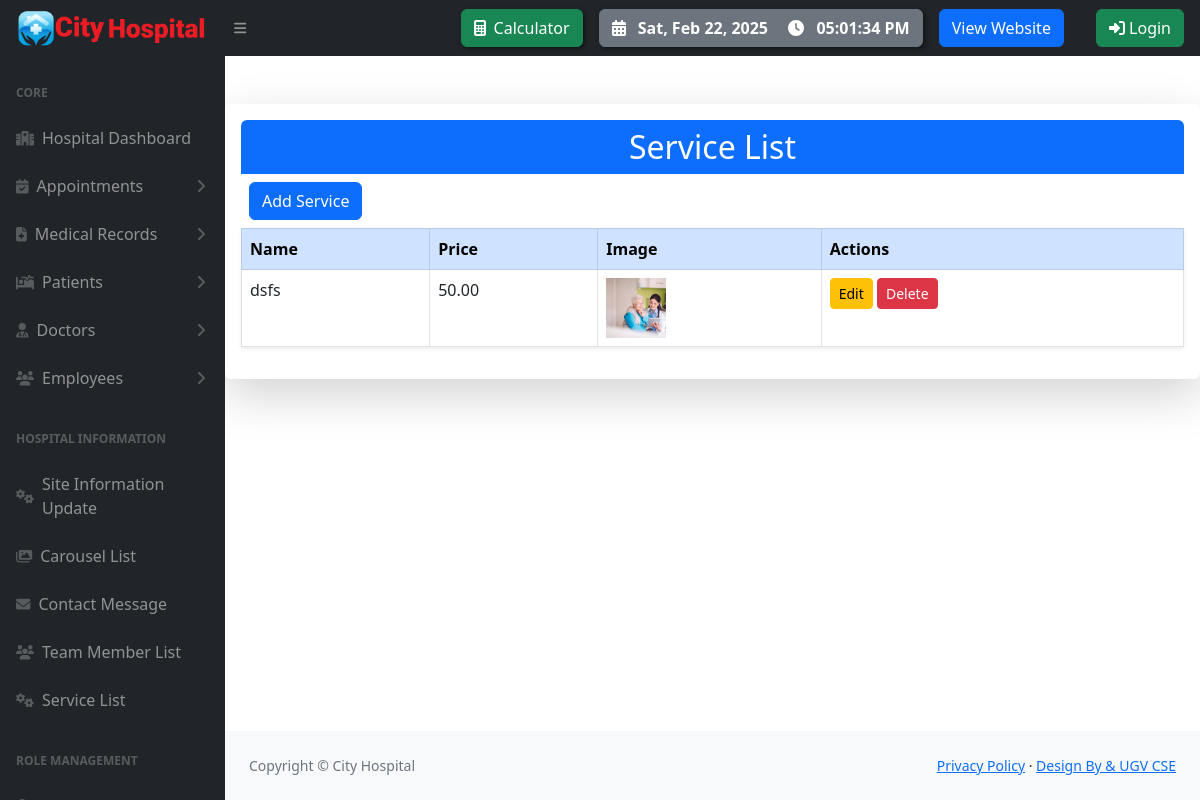
Page /services/ on the committed database.
### pms/models.py (models this page shows, shortened)
class SiteInfo(models.Model):
    site_name = models.CharField(max_length=20)
    color_logo = models.ImageField(upload_to='logo/')
    white_logo = models.ImageField(upload_to='logo/')
    email = models.EmailField()
    phone = models.CharField(max_length=14)
    address = models.CharField(max_length=100)
    opening_hours = models.CharField(max_length=255, default='Saturday - Thursday: 6.00 am - 10.00 pm, Friday Closed')
    site_facebook = models.URLField(max_length=100)
    site_x = models.URLField(max_length=100)
    site_instagram = models.URLField(max_length=100)
    site_pinterest = models.URLField(max_length=100)

class Service(models.Model):
    name = models.CharField(max_length=200)
    price = models.DecimalField(max_digits=10, decimal_places=2)
    image = models.ImageField(upload_to='services/')

### pms/views.py (the view)
# urls.py: path('services/', service_list, name='service_list'),  # List services
def service_list(request):
    services = Service.objects.all()
    if request.method == 'POST' and 'delete_service' in request.POST:
        service_id = request.POST.get('delete_service')
        service = get_object_or_404(Service, pk=service_id)
        service.delete()
        messages.success(request, 'Service deleted successfully!')
        return redirect('service_list')
    return render(request, 'service_list.html', {'services': services})

### pms/context_processors.py (called while the page is built)
def site_information(request):
    site_info = SiteInfo.objects.first()
    return {
        'site_info': site_info
    }

### templates/service_list.html (shortened to what this page needs)
{% extends 'hospital/hospital_base.html' %}
{% block content %}
    <div class="container mt-5 shadow-lg p-3 mb-5 bg-white rounded">
        <div class="text-center bg-primary text-white py-2 rounded-top">
            <h2 class="mb-0">Service List</h2>
        </div>
        <a href="{% url 'add_service' %}" class="btn btn-primary m-2">Add Service</a>
        <form method="POST">
            <table class="table table-bordered shadow-sm table-hover">
                <thead class="table-primary">
                    <tr>
                        <th>Name</th>
                        <th>Price</th>
                        <th>Image</th>
                        <th>Actions</th>
                    </tr>
                </thead>
                <tbody>
                    {% for service in services %}
                        <tr class="table-row">
                            <td>{{ service.name }}</td>
                            <td>{{ service.price }}</td>
                            <td>
                                <img src="{{ service.image.url }}" alt="{{ service.name }}" style="width: 60px; height: 60px; object-fit: cover;">
                            </td>
                            <td>
                                <a href="{% url 'edit_service' service.pk %}" class="btn btn-warning btn-sm">Edit</a>
                                <button type="submit" name="delete_service" value="{{ service.pk }}" class="btn btn-danger btn-sm">Delete</button>
                            </td>
                        </tr>
                    {% endfor %}
                </tbody>
            </table>
        </form>
    </div>
{% endblock %}

### templates/hospital/hospital_base.html (shortened to what this page needs)
{% load static %}
<!DOCTYPE html>
<html lang="en">
    <head>
        <link href="https://cdn.jsdelivr.net/npm/simple-datatables@7.1.2/dist/style.min.css" rel="stylesheet" />
        <link href="{% static 'admin_panel/css/styles.css' %}" rel="stylesheet" />
    </head>
    <body class="sb-nav-fixed">
        <nav class="sb-topnav navbar navbar-expand navbar-dark bg-dark">
            <a class="navbar-brand ps-3" href="{% url 'hospital_admin' %}"><img src="{{ site_info.white_logo.url }}" alt="" style="width: 190px;"></a>
            <button class="btn btn-link btn-sm order-1 order-lg-0 me-4 me-lg-0" id="sidebarToggle" href="#!"><i class="fas fa-bars"></i></button>
            <button class="btn btn-success me-3 d-none d-md-block" data-bs-toggle="modal" data-bs-target="#calculatorModal" style="box-shadow: 2px 2px 5px rgba(0, 0, 0, 0.5);">
                <i class="fas fa-calculator me-2"></i>Calculator
            </button>
            <button class="btn btn-secondary me-3 d-none d-md-block d-flex align-items-center" style="box-shadow: 2px 2px 5px rgba(0, 0, 0, 0.5); font-weight: bold;">
                <i class="fas fa-calendar-alt me-2"></i>
                <span id="currentDate" class="me-3"></span>
                <i class="fas fa-clock me-2"></i>
                <span id="currentTime"></span>
            </button>
            <a href="{% url 'home' %}" class="btn btn-primary me-3 d-none d-md-block">View Website</a>
    {% if user.is_authenticated %}
    <div class="nv dropdown me-3 d-none d-md-block">
        <button class="btn btn-warning dropdown-toggle" id="UserDropdown" data-bs-toggle="dropdown" aria-expanded="false">
            <i class="fas fa-user-circle"></i> {{ user.username }}
        </button>
        <ul class="dropdown-menu dropdown-menu-end">
            <li><a class="dropdown-item" href="{% url 'admin_change_password' %}"><i class="fas fa-key me-2"></i> Change Password</a></li>
            <li><a class="dropdown-item" href="{% url 'logout' %}"><i class="fas fa-sign-out-alt me-2"></i> Logout</a></li>
        </ul>
    </div>
    {% else %}
    <a class="btn btn-success ms-3 me-3" href="{% url 'login' %}">
        <i class="fas fa-sign-in-alt"></i> Login
    </a>
    {% endif %}
        </nav>
        <div id="layoutSidenav">
            <div id="layoutSidenav_nav">
                <nav class="sb-sidenav accordion sb-sidenav-dark" id="sidenavAccordion">
                  {% include 'hospital/hospital_sidebar.html' %}
                </nav>
            </div>
            <div id="layoutSidenav_content">
                <main>
                    {% block content %}
                    {% endblock content %}
                </main>
                <footer class="py-4 bg-light mt-auto">
                    <div class="container-fluid px-4">
                        <div class="d-flex align-items-center justify-content-between small">
                            <div class="text-muted">Copyright &copy; {{ site_info.site_name }}</div>
                            <div>
                                <a href="#">Privacy Policy</a>
                                &middot;
                                <a href="#">Design By &amp; UGV CSE</a>
                            </div>
                        </div>
                    </div>
                </footer>
            </div>
        </div>
    </body>
</html>

### rows in the picture
SiteInfo: white_logo (picture), site_name "City Hospital"
Service: name "dsfs", price "50.00", image (picture), {{ service.pk }} 10 (drawn)
